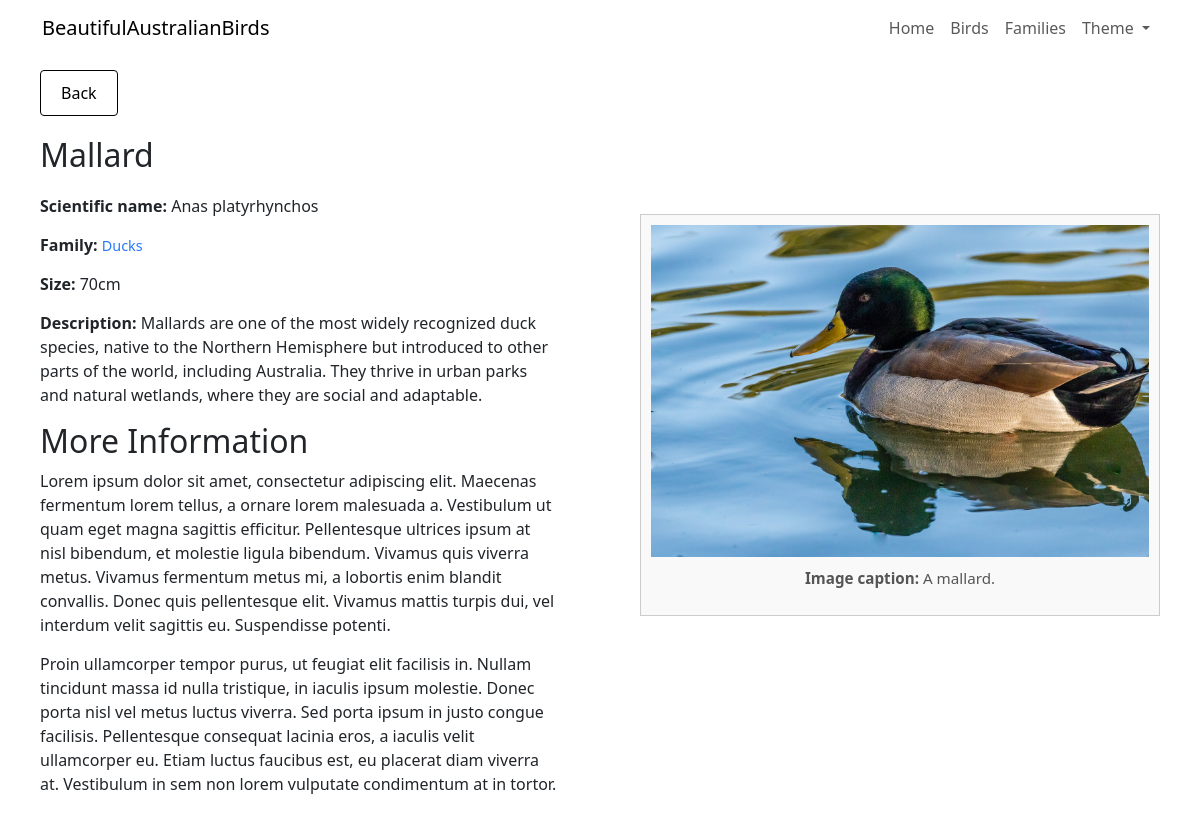
The app's page /moreInfo/birds?bird-ID=2 with its own data.
### tables this page shows
CREATE TABLE Birds (
    bird_ID INTEGER PRIMARY KEY AUTOINCREMENT,
    name TEXT NOT NULL,
    scientific_name TEXT NOT NULL,
    family_ID INTEGER NOT NULL,
    size INTEGER NOT NULL,
    description TEXT NOT NULL,
    image_ID INTEGER NOT NULL,
    FOREIGN KEY (family_ID) REFERENCES Families(family_ID),
    FOREIGN KEY (image_ID) REFERENCES Images(image_ID) 
);

CREATE TABLE Families (
    family_ID INTEGER PRIMARY KEY AUTOINCREMENT,
    name TEXT NOT NULL,
    description TEXT NOT NULL,
    image_ID INTEGER NOT NULL,
    FOREIGN KEY (image_ID) REFERENCES Images(image_ID) 
);

CREATE TABLE Images (
    image_ID INTEGER PRIMARY KEY AUTOINCREMENT,
    file_name TEXT NOT NULL,
    alt_text TEXT NOT NULL,
    caption TEXT NOT NULL
);

### main.py (the view)
@app.route("/moreInfo/birds", methods=["GET"])
def moreInfoBirds():
    bird_ID = request.args.get('bird-ID')
    birdInfo = db.getBirdInfo(bird_ID)
    return render_template("moreInfoBirds.html", birdInfo=birdInfo)

### templates/moreInfoBirds.html (shortened to what this page needs)
<!DOCTYPE html>
<html lang="en" class="no-theme-transition">
  <head>
    <link rel="stylesheet" href="{{ url_for('static', filename='styles.css') }}">
    <link rel="stylesheet" href="https://cdn.jsdelivr.net/npm/bootstrap@5.3.3/dist/css/bootstrap.min.css">
  </head>
  <body>
    <header class="fixed-top bg-white">
      <nav class="navbar navbar-expand-lg navbar-light">
          <div class="container">
              <a class="navbar-brand" href="/">BeautifulAustralianBirds</a>
              <div class="collapse navbar-collapse" id="mainNav">
                  <ul class="navbar-nav ms-auto">
                    <li class="nav-item"><a class="nav-link" href="/">Home</a></li>
                    <li class="nav-item"><a class="nav-link" href="/#birds">Birds</a></li>
                    <li class="nav-item"><a class="nav-link" href="/#families">Families</a></li>
                    <li class="nav-item dropdown" id="themeDropdown">
                        <a class="nav-link dropdown-toggle" href="javascript:void(0)" id="themeDropdownLink"
                          role="button" data-bs-toggle="dropdown" aria-expanded="false">
                          Theme
                        </a>
                    </li>
                  </ul>
              </div>
          </div>
      </nav>
    </header>
    <div class="left-column">
      <button class="back-button" id="backButton">Back</button>
      <h1>{{birdInfo["bird_name"]}}</h1>
      <p><b>Scientific name:</b> {{birdInfo["bird_scientific_name"]}}</p>
      <p><b>Family:</b> <a style="color: #2777ff !important;" href="/moreInfo/families?family-ID={{birdInfo['family_ID']}}">{{birdInfo["family_name"]}}</a></p>
      <p><b>Size:</b> {{birdInfo["bird_size"]}}cm</p>
      <p><b>Description:</b> {{birdInfo["bird_description"]}}</p>
      <div class="lorem">
        <h2>More Information</h2>
        <p>Lorem ipsum dolor sit amet, consectetur adipiscing elit. Maecenas fermentum lorem tellus, a ornare lorem malesuada a. Vestibulum ut quam eget magna sagittis efficitur. Pellentesque ultrices ipsum at nisl bibendum, et molestie ligula bibendum. Vivamus quis viverra metus. Vivamus fermentum metus mi, a lobortis enim blandit convallis. Donec quis pellentesque elit. Vivamus mattis turpis dui, vel interdum velit sagittis eu. Suspendisse potenti.</p>
        <p>Proin ullamcorper tempor purus, ut feugiat elit facilisis in. Nullam tincidunt massa id nulla tristique, in iaculis ipsum molestie. Donec porta nisl vel metus luctus viverra. Sed porta ipsum in justo congue facilisis. Pellentesque consequat lacinia eros, a iaculis velit ullamcorper eu. Etiam luctus faucibus est, eu placerat diam viverra at. Vestibulum in sem non lorem vulputate condimentum at in tortor.</p>
      </div>
    </div>
    <div class="right-column">
      <div class="image-box">
        <img
          alt="{{birdInfo['image_alt_text']}}"
          src="{{ url_for('static', filename='assets/images/' + birdInfo['image_file_name'])}}"
          class="zoomable"
          id="focusImage"
        >
        <p class="image-caption"><b>Image caption:</b> {{birdInfo["image_caption"]}}</p>
      </div>
    </div>
  </body>
</html>

### static/styles.css (style rules this page uses)
html { scroll-behavior: smooth; }
body { background-color: white; color: black; font-family: Arial, sans-serif; padding-top: 30px; }
nav { background-color: transparent; }
html, body, .navbar, .card, .main, .section, .families, .birds, .hero, select, .image-box { transition: background-color 1s ease; }
.left-column { width: 50%; padding: 40px; box-sizing: border-box; overflow-y: auto; align-self: flex-start; }
.left-column a { text-decoration: none; font-size: 0.9rem; }
.left-column h1 { font-size: 2rem; margin-bottom: 20px; }
.left-column p { line-height: 1.5; margin-bottom: 15px; font-size: 1rem; }
.left-column p b { font-weight: 600; }
.right-column { width: 50%; box-sizing: border-box; padding: 40px; display: flex; align-items: center; justify-content: center; }
.image-box { border: 1px solid #ccc; padding: 10px; box-sizing: border-box; background-color: #f9f9f9; text-align: center; max-height: 80vh; display: flex; flex-direction: column; justify-content: space-between; }
.image-box img { max-width: 100%; height: auto; border: none; display: block; margin: 0 auto; }
.image-caption { margin-top: 10px; font-size: 0.95rem; color: #555; }
.back-button { display: inline-block; margin-bottom: 20px; padding: 10px 20px; text-decoration: none; color: #000 !important; border: 1px solid #000; background-color: #fff !important; border-radius: 4px; font-size: 1rem; transition: border 0.3s ease, color 0.3s ease; cursor: pointer; }
.zoomable { cursor: zoom-in; }

### templates/moreInfoBirds.html (style rules this page uses)
body { display: flex; flex-direction: row; margin: 0; height: 100vh; }

### records on screen
Birds: bird_name "Mallard", bird_scientific_name "Anas platyrhynchos", bird_description "Mallards are one of the most widely recognized duck species, native to the Northern Hemisphere but introduced to other parts of the world, including Australia. They thrive in urban parks and natural wetlands, where they are social and adaptable."
Families: family_name "Ducks"
Images: file_name (picture), image_caption "A mallard."

### other values on screen
{{ birdInfo["bird_size"] }} "70"
